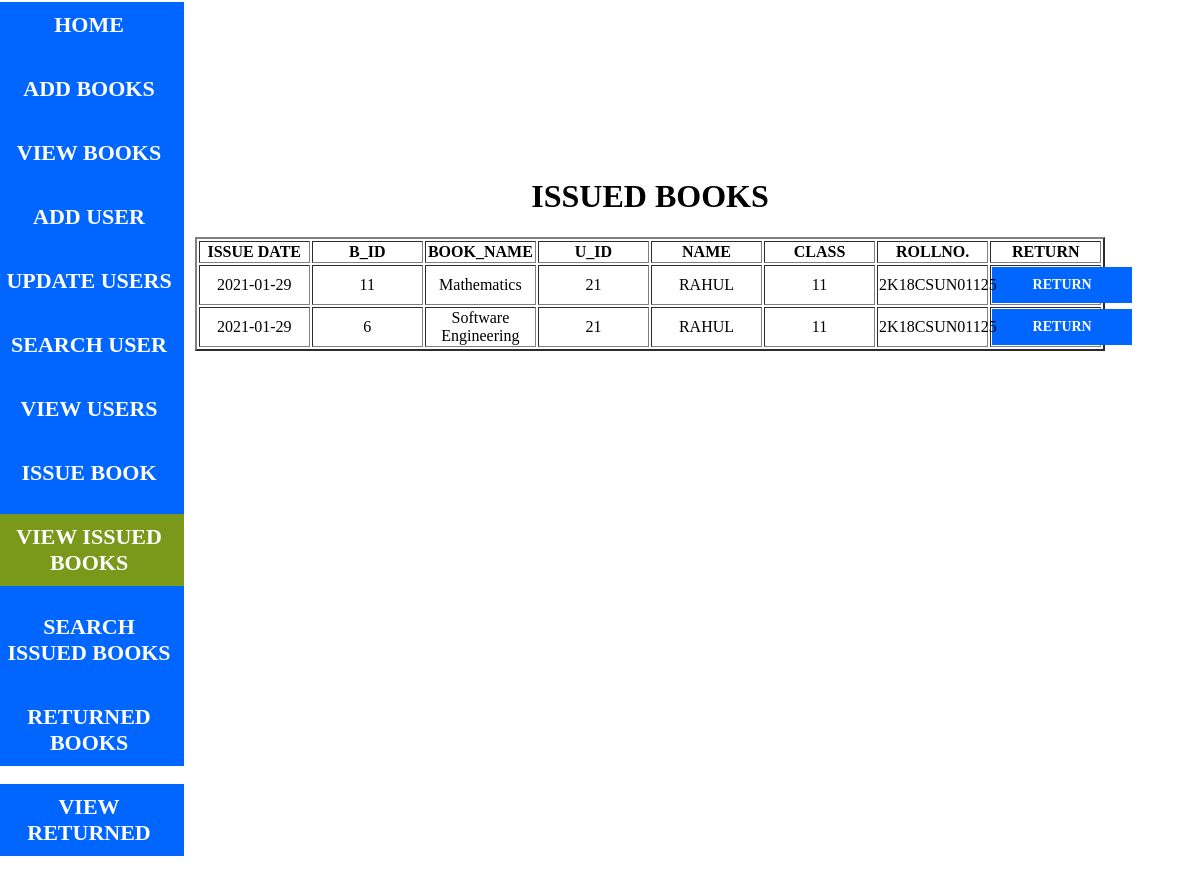
/issuebookview11.php, run on the app's committed database.
### tables this page shows
CREATE TABLE IF NOT EXISTS `issuebooks1` (
  `B_ID` int(11) NOT NULL,
  `BOOK_NAME` text NOT NULL,
  `U_ID` int(11) NOT NULL,
  `ISSUE_DATE` date NOT NULL,
  `RETURNED_DATE` date NOT NULL,
  `TIME` int(11) NOT NULL
);

CREATE TABLE IF NOT EXISTS `users` (
  `U_ID` int(11) NOT NULL AUTO_INCREMENT,
  `USERNAME` text NOT NULL,
  `ROLLNO` varchar(100) NOT NULL,
  `CLASS` int(11) NOT NULL,
  `PASSWORD` varchar(100) NOT NULL,
  `COUNT` int(2) NOT NULL DEFAULT '2',
  PRIMARY KEY (`U_ID`)
);

### issuebookview11.php (the view, shortened to what this page needs)
<html>
<head>
</head>
<body>
<div class="menu">
  <div class="menu1">
  <ul>
  <li><a href="aa.php">HOME</a></li><br/>
<li><a href="addbook.php">ADD BOOKS</a></li><br/>
<li><a href="addbookview.php">VIEW BOOKS</a></li><br/>
<li><a href="adduser.php">ADD USER</a></li><br/>
<li><a href="userview.php">UPDATE USERS</a></li><br/>
<li><a href="searchuser.php">SEARCH USER</a></li><br/>
<li><a href="adduserview.php">VIEW USERS</a></li><br/>
<li><a href="issuebook.php">ISSUE BOOK</a></li><br/>
<li><a href="issuebookview11.php" style="background-color:#7A991A;">VIEW ISSUED BOOKS</a></li><br/>
<li><a href="search.php">SEARCH ISSUED BOOKS</a></li><br/>
<li><a href="viewreturnedbooks.php">RETURNED BOOKS</a></li><br/>
<li><a href="searchreturnedbooks.php">VIEW RETURNED</a></li><br/>
</ul>
</div>
</div>
<div class="issuebooks">
<center><h1><strong>ISSUED BOOKS</strong></h1></center>
<table   border="2" align="center" class="ab">
<tr><td ><strong>ISSUE DATE</strong></td><td ><strong>B_ID</strong></td><td><strong>BOOK_NAME</strong></td><td><strong>U_ID</strong></td><td><strong>NAME</strong></td><td><strong>CLASS</strong></td><td><strong>ROLLNO.</strong></td><td ><strong>RETURN</strong></td></tr>
<?php
  $select=mysql_query("SELECT * FROM `issuebooks1` , `users` WHERE issuebooks1.U_ID=users.U_ID ");
  while($userrow=mysql_fetch_array($select))
  {
  $B_ID=$userrow['B_ID'];
  $BOOK_NAME=$userrow['BOOK_NAME'];
  $U_ID=$userrow['U_ID'];
  $NAME=$userrow['USERNAME'];
  $CLASS=$userrow['CLASS'];
  $ROLLNO=$userrow['ROLLNO'];
  $ISSUE_DATE=$userrow['ISSUE_DATE'];
  $TIME=$userrow['TIME'];
   $RETURN_DATE=date("Y/m/d");
?>
<tr>
<td><span><?php echo $ISSUE_DATE; ?></span></td>
<td><span><?php echo $B_ID; ?></span></td>
<td ><span><?php echo $BOOK_NAME; ?></span></td>
<td ><span><?php echo $U_ID; ?></span></td>
<td ><span><?php echo $NAME; ?></span></td>
<td ><span><?php echo $CLASS; ?></span></td>
<td ><span><?php echo $ROLLNO; ?></span></td>
<td ><span><a href="return.php?RETURN_DATE=<?php echo urlencode($RETURN_DATE); ?>&amp;DATE=<?php echo (date('Y-m-d', strtotime($ISSUE_DATE. ' + 20 days'))); ?>&amp;U_ID=<?php echo $U_ID; ?>&amp;TIME=<?php echo $TIME; ?>" style="width:120px;"><span style="font-size:14px;"> RETURN </span></a></span></td>
</tr>
<?php } ?></table>
</div>
</body>
</html>

### issuebookview11.php (style rules this page uses)
.menu { background-color:#0066FF; width:190px; height:755px; margin-left:-14px; margin-top:-28px; }
.menu1 { margin-top:30px; }
a:link,a:visited { display:block; font-size:22px; font-weight:bold; color:#FFFFFF; background-color:#0066FF; width:170px; text-align:center; padding:10px; text-decoration:none; text-transform:uppercase; }
ul { list-style-type:none; margin:0; padding:0; }
.issuebooks { margin-top:-600px; margin-left:100px; }
.ab { table-layout:fixed; width: 65%; text-align:center; }
.ab { table-layout:fixed; width:84%; text-align:center; }

### data on the page
issuebooks1: ISSUE_DATE "2021-01-29", B_ID "11", BOOK_NAME "Mathematics", U_ID.U_ID "21", U_ID.USERNAME "RAHUL", U_ID.CLASS "11", U_ID.ROLLNO "2K18CSUN01125"
issuebooks1: ISSUE_DATE "2021-01-29", B_ID "6", BOOK_NAME "Software Engineering", U_ID.U_ID "21", U_ID.USERNAME "RAHUL", U_ID.CLASS "11", U_ID.ROLLNO "2K18CSUN01125"
